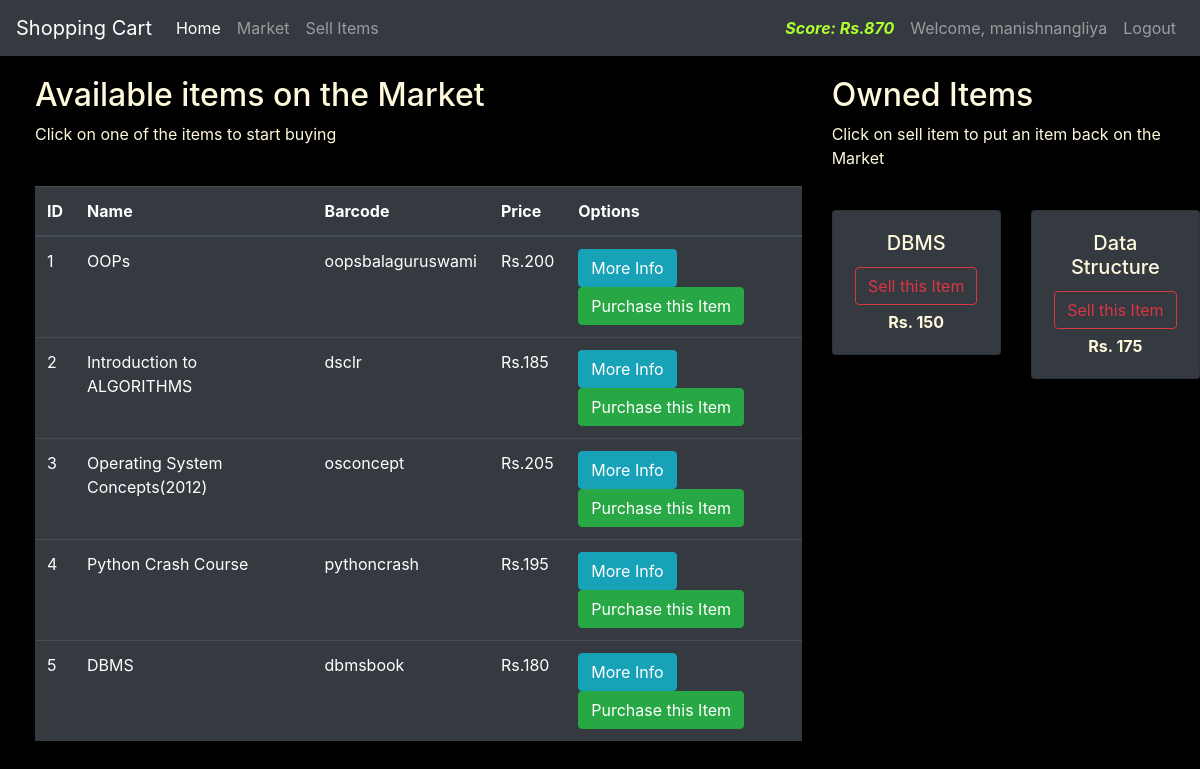
The app's page /market (signed in) with its own data.
### market/models.py (models this page shows, shortened)
class User(db.Model, UserMixin):
    id = db.Column(db.Integer(), primary_key=True)
    username = db.Column(db.String(length=30), nullable=False, unique=True)
    email_address = db.Column(db.String(length=50), nullable=False, unique=True)
    password_hash = db.Column(db.String(length=60), nullable=False)
    budget = db.Column(db.Integer(), nullable=False, default=1000)
    items = db.relationship('Item', backref='owned_user', lazy=True)
    @property
    def password(self):
        return self.password

class Item(db.Model):
    id = db.Column(db.Integer(), primary_key=True)
    name = db.Column(db.String(length=200), nullable=False)
    price = db.Column(db.Integer(), nullable=False)
    barcode = db.Column(db.String(length=300), nullable=False, unique=True)
    description = db.Column(db.String(length=1024), nullable=False)
    owner = db.Column(db.Integer(), db.ForeignKey('user.id'))

### market/routes.py (the view, shortened to what this page needs)
@app.route("/market", methods=['GET', 'POST'])
@login_required
def market():
    purchase_form = PurchaseItemForm()
    selling_form = SellItemForm()
    if request.method=='GET': ##to remove default conformation method use get and post method
        items = Item.query.filter_by(owner=None)
        owned_items = Item.query.filter_by(owner=current_user.id)
        return render_template('market.html', items = items, purchase_form=purchase_form,owned_items=owned_items,selling_form=selling_form)

### market/models.py (called while the page is built)
@login_manager.user_loader
def load_user(user_id):
    return User.query.get(int(user_id))

### market/templates/market.html (shortened to what this page needs)
{% extends 'base.html' %}
{% block content %}
<div class="row" style="margin-top:20px; margin-left:20px">
   <div class="col-8">
      <h2>Available items on the Market</h2>
      <p>Click on one of the items to start buying</p>
      <br>
      <table class="table table-hover table-dark">
         <thead>
            <tr>
               <th scope="col">ID</th>
               <th scope="col">Name</th>
               <th scope="col">Barcode</th>
               <th scope="col">Price</th>
               <th scope="col">Options</th>
            </tr>
         </thead>
         <tbody>
            {% for item in items %}
            <tr>
               <td>{{ loop.index }}</td>
               <td>{{ item.name }}</td>
               <td>{{ item.barcode }}</td>
               <td>Rs.{{ item.price }}</td>
               <td>
                  <button class="btn btn-outline btn-info" data-toggle="modal"
                     data-target="#Modal-MoreInfo-{{ item.id }}">More Info</button>
                  <button class="btn btn-outline btn-success" data-toggle="modal"
                     data-target="#Modal-PurchaseConfirm-{{ item.id }}">Purchase this Item</button>
               </td>
            </tr>
            {% endfor %}
         </tbody>
      </table>
   </div>
   <div class="col-4">
      <h2>Owned Items</h2>
      <p>Click on sell item to put an item back on the Market</p>
      <br>
      <div class="row">
         {% for owned_item in owned_items %}
         <div class="col-md-6">
            <div style="margin-bottom: 5px" class="card text-center bg-dark">
               <div class="card-body">
                  <h5 class="card-title">{{ owned_item.name }}</h5>
                  <button type="button" class="btn btn-outline-danger" style="margin-bottom: 5px" data-toggle="modal"
                     data-target="#Modal-SellingConfirm-{{ owned_item.id }}">
                     Sell this Item
                  </button>
                  <p class="card-text"><strong>
                     Rs. {{ owned_item.price }}
                  </strong></p>
               </div>
            </div>
         </div>
         {% endfor %}
      </div>
   </div>
</div>
{% endblock %}

### market/templates/base.html (shortened to what this page needs)
<!doctype html>
<html lang="en">
<head>
    <link rel="stylesheet" href="https://stackpath.bootstrapcdn.com/bootstrap/4.3.1/css/bootstrap.min.css"
>
</head>
<body>
    <nav class="navbar navbar-expand-md navbar-dark bg-dark text-center">
        <a class="navbar-brand" href="{{ url_for('home') }}">Shopping Cart</a>
        <div class="collapse navbar-collapse" id="navbarNav">
            <ul class="navbar-nav mr-auto">
                <li class="nav-item active">
                    <a class="nav-link" href="{{ url_for('home') }}">Home <span class="sr-only">(current)</span></a>
                </li>
                <li class="nav-item">
                    <a class="nav-link" href="{{ url_for('market') }}">Market</a>
                </li>
                <li class="nav-item">
                    <a class="nav-link" href="{{ url_for('sell_view') }}">Sell Items</a>
                </li>
            </ul>
            {% if current_user.is_authenticated %}
            <ul class="navbar-nav">
                <li class="nav-item">
                    <a class="nav-link" style="color: lawngreen;font-weight: bold;">
                        <i  style="color:greenyellow"> Score: Rs.{{ current_user.budget}}</i>
                    </a>
                </li>
                <li class="nav-item">
                    <a class="nav-link" >Welcome, {{ current_user.username }}</a>
                </li>
                <li class="nav-item">
                    <a class="nav-link" href="{{ url_for('logout_page') }}">Logout</a>
                </li>
            </ul>
            {% endif %}
        </div>
    </nav>
    {% block content %}
    {% endblock %}
</body>
</html>

### market/templates/base.html (style rules this page uses)
body { background-color: black; color: cornsilk; }

### records on screen
User: budget "870", username "manishnangliya"
Item: name "OOPs", barcode "oopsbalaguruswami", price "200"
Item: name "Introduction to ALGORITHMS", barcode "dsclr", price "185"
Item: name "Operating System Concepts(2012)", barcode "osconcept", price "205"
Item: name "Python Crash Course", barcode "pythoncrash", price "195"
Item: name "DBMS", barcode "dbmsbook", price "180"
Item: name "DBMS", price "150"
Item: name "Data Structure", price "175"
